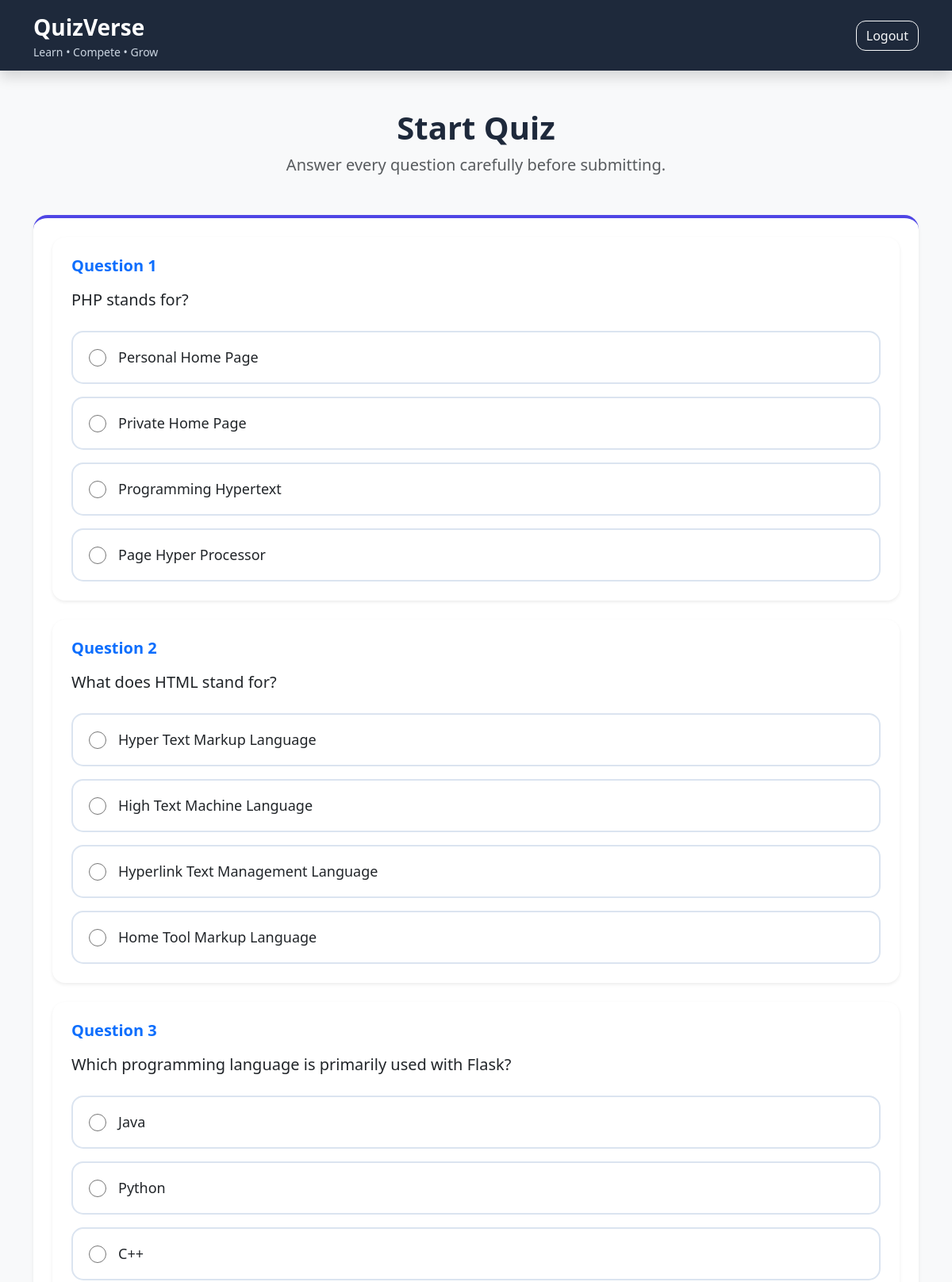
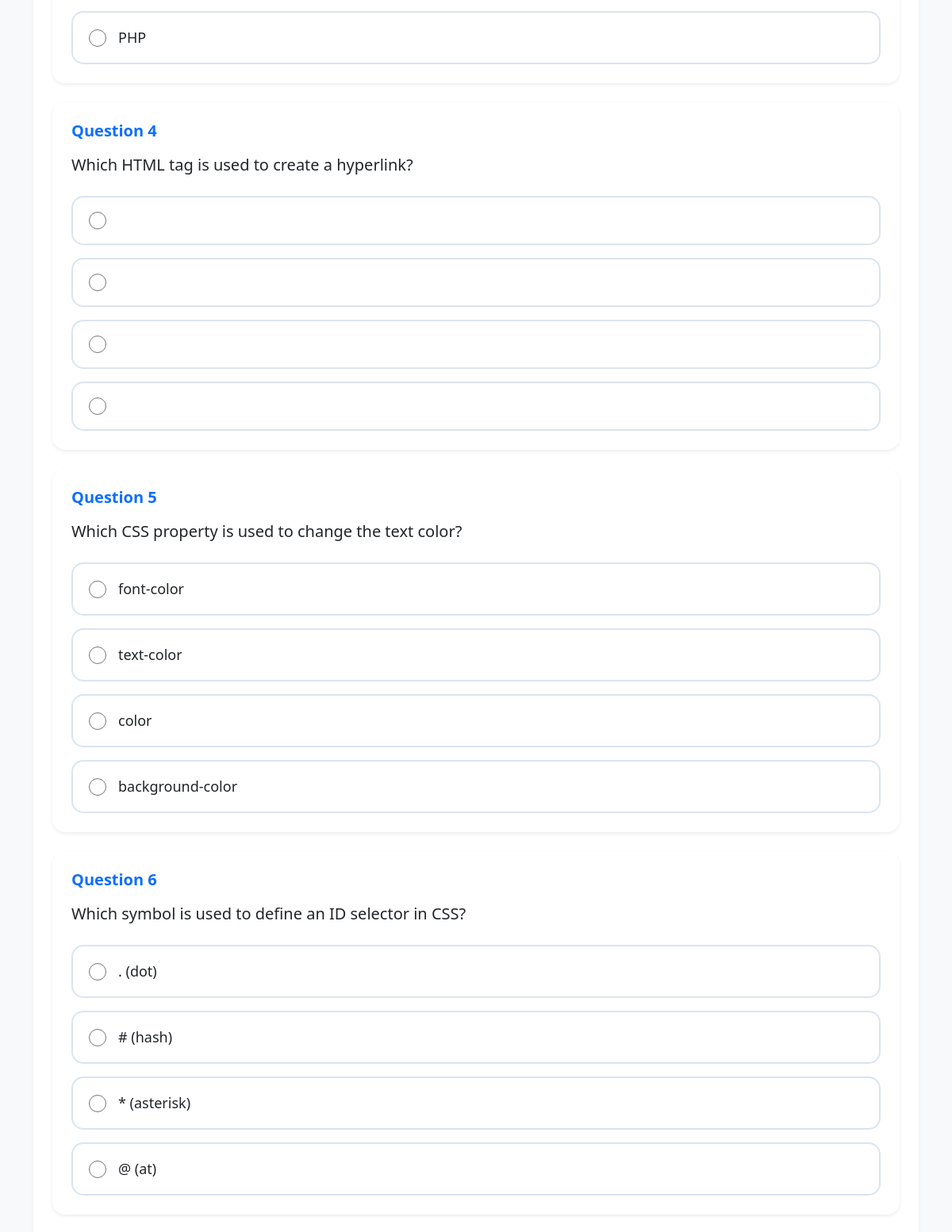
The page /online-quiz-system/participant/quiz.php?category_id=2 (signed in, upper part) on the database its author committed (2 pictures, top to bottom).
### tables this page shows
CREATE TABLE `questions` (
  `id` int(11) NOT NULL,
  `category_id` int(11) NOT NULL,
  `question` text NOT NULL,
  `option1` varchar(255) NOT NULL,
  `option2` varchar(255) NOT NULL,
  `option3` varchar(255) NOT NULL,
  `option4` varchar(255) NOT NULL,
  `correct_answer` enum('option1','option2','option3','option4') NOT NULL DEFAULT current_timestamp(),
  `created at` timestamp NOT NULL DEFAULT current_timestamp() ON UPDATE current_timestamp()
);

### online-quiz-system/participant/quiz.php (the view, shortened to what this page needs)
<?php
include("../includes/db.php");
$category_id = $_GET['category_id'];
$result = mysqli_query($conn, "SELECT * FROM questions WHERE category_id='$category_id'");
?>
<!DOCTYPE html>
<html>
<head>
<link href="https://cdn.jsdelivr.net/npm/bootstrap@5.3.7/dist/css/bootstrap.min.css" rel="stylesheet">
<link rel="stylesheet" href="../css/style.css">
<link rel="stylesheet" href="https://cdn.jsdelivr.net/npm/bootstrap-icons@1.11.3/font/bootstrap-icons.min.css">
</head>
<body class="bg-light">
<nav class="navbar navbar-expand-lg shadow">
<div class="container">
<a class="navbar-brand text-white" href="dashboard.php">
<span class="d-block fw-bold fs-3 text-white">QuizVerse</span>
<small style="display:block;color:#CBD5E1;">
Learn • Compete • Grow
</small>
</a>
<div class="ms-auto">
<a href="../logout.php" class="btn btn-outline-light">
Logout
</a>
</div>
</div>
</nav>
<div class="container py-5">
<div class="text-center mb-5">
<h1 class="fw-bold">
Start Quiz
</h1>
<p class="text-muted fs-5">
Answer every question carefully before submitting.
</p>
</div>
<div class="card feature-card shadow-sm">
<div class="card-body p-4">
<form action="submit_quiz.php" method="POST">
<?php
$number = 1;
while($row = mysqli_fetch_assoc($result))
{
?>
<div class="card shadow-sm border-0 rounded-4 mb-4">
    <div class="card-body p-4">
        <h5 class="fw-bold text-primary mb-3">
            Question <?php echo $number; ?>
        </h5>
        <p class="fs-5 mb-4">
            <?php echo $row['question']; ?>
        </p>
        <label class="option-card mb-3">
            <input
            type="radio"
            name="answer[<?php echo $row['id']; ?>]"
            value="option1"
            required>
            <span>
                <?php echo $row['option1']; ?>
            </span>
        </label>
        <label class="option-card mb-3">
            <input
            type="radio"
            name="answer[<?php echo $row['id']; ?>]"
            value="option2">
            <span>
                <?php echo $row['option2']; ?>
            </span>
        </label>
        <label class="option-card mb-3">
            <input
            type="radio"
            name="answer[<?php echo $row['id']; ?>]"
            value="option3">
            <span>
                <?php echo $row['option3']; ?>
            </span>
        </label>
        <label class="option-card">
            <input
            type="radio"
            name="answer[<?php echo $row['id']; ?>]"
            value="option4">
            <span>
                <?php echo $row['option4']; ?>
            </span>
        </label>
    </div>
</div>
<?php
$number++;
}
?>
</form>
</div>
</div>
</div>
</body>
</html>

### online-quiz-system/css/style.css (style rules this page uses)
body { font-family: "Segoe UI", Tahoma, Geneva, Verdana, sans-serif; background: #f5f7fb; color: #1E293B; }
.navbar { background: #1E293B !important; }
.navbar-brand { display: flex; flex-direction: column; text-decoration: none; }
.navbar-brand .fw-bold { color: #ffffff !important; font-size: 30px; font-weight: 700; }
.navbar-brand small { display: block; color: #cbd5e1 !important; font-size: 14px; }
.card { border: none; border-radius: 16px; box-shadow: 0 8px 20px rgba(0, 0, 0, .08); transition: .25s; }
.feature-card { border: none; border-radius: 18px; border-top: 4px solid #4F46E5; transition: .3s; }
.btn { border-radius: 12px; font-weight: 500; transition: .25s; }
input, select, textarea { border-radius: 10px !important; }
h1, h2, h3, h4, h5 { font-weight: 700; color: #1E293B; }
a { text-decoration: none; }
.option-card { display: flex; align-items: center; gap: 15px; padding: 18px 20px; border: 2px solid #dbe4f0; border-radius: 15px; cursor: pointer; transition: 0.25s ease; background: #fff; width: 100%; }
.option-card input[type="radio"] { width: 22px; height: 22px; accent-color: #4f46e5; flex-shrink: 0; }
.option-card span { font-size: 18px; font-weight: 500; }

### rows shown on the page
questions: question "PHP stands for?", option1 "Personal Home Page", option2 "Private Home Page", option3 "Programming Hypertext", option4 "Page Hyper Processor"
questions: question "What does HTML stand for?", option1 "Hyper Text Markup Language", option2 "High Text Machine Language", option3 "Hyperlink Text Management Language", option4 "Home Tool Markup Language"
questions: question "Which programming language is primarily used with Flask?", option1 "Java", option2 "Python", option3 "C++", option4 "PHP"
questions: question "Which HTML tag is used to create a hyperlink?"
questions: question "Which CSS property is used to change the text color?", option1 "font-color", option2 "text-color", option3 "color", option4 "background-color"
questions: question "Which symbol is used to define an ID selector in CSS?", option1 ". (dot)", option2 "# (hash)", option3 "* (asterisk)", option4 "@ (at)"
